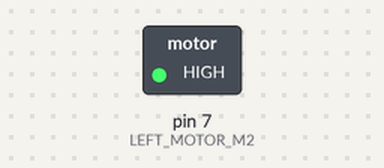
The sketch below on a simulated Arduino Uno, built with avr-gcc and run on an emulated ATmega328P. Parts: switched loads named in the sketch (green lamp = pin HIGH).

Above: at 0.1 s.
Timing chart, 0 to 1.6 s (numbered marks = the images above):
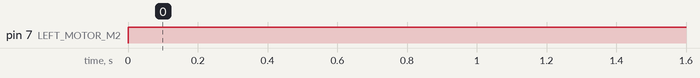

Measured:
- by itself, pin 7 (LEFT_MOTOR_M2): LOW → HIGH at 0.00 s

The sketch:

BLACK_LINE_ROBOT_V.ino
```cpp
void setup()
{
  pinMode(7, OUTPUT); //LEFT MOTOR M2
  //pinMode(9,OUTPUT);
  //pinMode(11,OUTPUT);//RIGHT MOTOR M1
  //pinMode(12,OUTPUT);
  //pinMode(4,INPUT);
  //pinMode(5,INPUT);

}

void loop()
{
  int l = LOW;
  //int r = digitalRead(5);

  if (l == LOW)
  {
    digitalWrite(7, HIGH);
    //digitalWrite(9,LOW);
    //digitalWrite(11,HIGH);
    //digitalWrite(12,LOW);
  }
  //else if(l==HIGH && r==LOW)
  //{
  //digitalWrite(8,LOW);
  //digitalWrite(9,LOW);
  //digitalWrite(11,HIGH);
  //digitalWrite(12,LOW);
  //}
  //else if(l==LOW && r==HIGH)
  //{
  //digitalWrite(8,HIGH);
  //digitalWrite(9,LOW);
  //digitalWrite(11,LOW);
  //digitalWrite(12,LOW);
  //}
  else
  {
    digitalWrite(7, LOW);
    //digitalWrite(9,LOW);
    //digitalWrite(11,LOW);
    //digitalWrite(12,LOW);
  }
}
```
